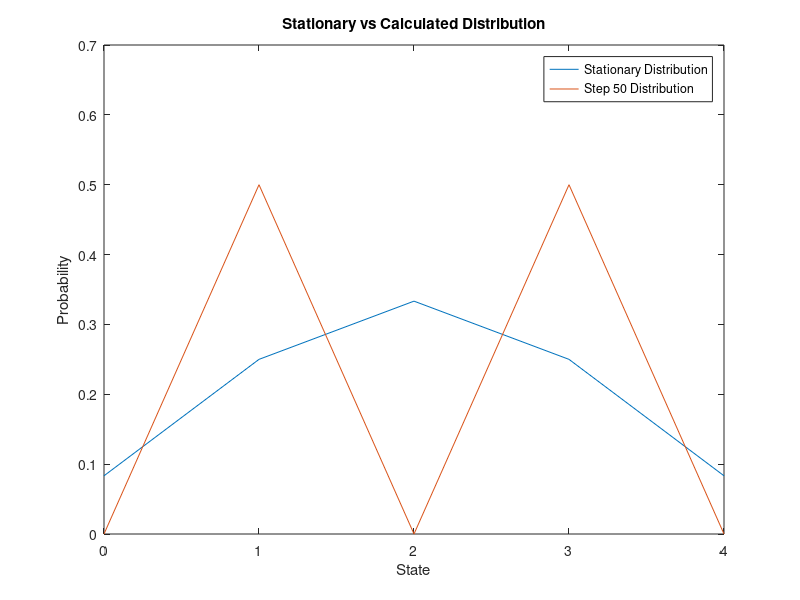

The MATLAB script that drew this image:
clc;
clear;
close all;

P = [0 1 0 0 0;
    1/3 0 2/3 0 0;
    0 1/2 0 1/2 0;
    0 0 2/3 0 1/3;
    0 0 0 1 0];

P50 = P^50;

q50 = P50(2,:)/sum(P50(2,:));
pi = [1/12 1/4 1/3 1/4 1/12];


i = 0:4;

figure;
plot(i,pi,i,q50);
legend("Stationary Distribution", "Step 50 Distribution");
xlabel("State");
ylabel("Probability");
title("Stationary vs Calculated Distribution")
